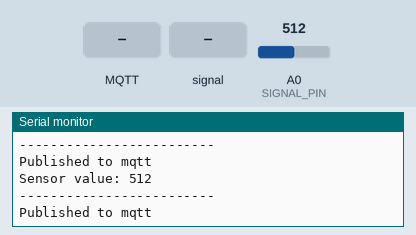
Simulated run of this sketch. Board: ESP8266 (NodeMCU). On the bench: the last lines printed to the serial monitor. The test bench sets the inputs (shaded band); at power-on: A0 (SIGNAL_PIN) = 512. WiFi joins after 1.5 s; servers stay silent unless stated; no MQTT or app messages arrive unless stated.

Above: at 2.7 s.
2.8 s: MQTT message "1" arrives on the first subscribed topic
At 4.0 s:
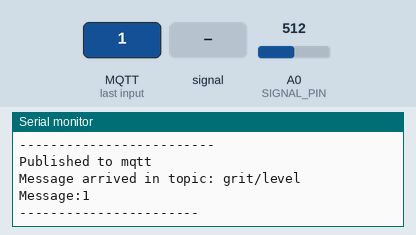
5.0 s: MQTT message "on" arrives on the first subscribed topic
At 6.4 s:
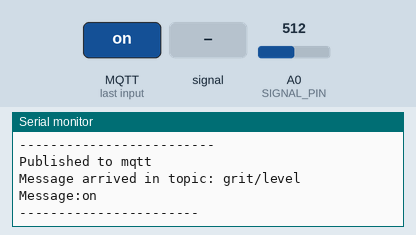
7.1 s: MQTT message "off" arrives on the first subscribed topic
At 8.5 s:
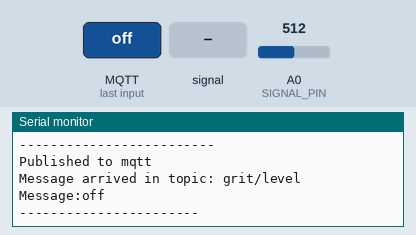
9.1 s: A0 (SIGNAL_PIN) fed a 200 Hz sine of ±81 counts around its level
10.6 s: A0 (SIGNAL_PIN) set to 716
At 11.5 s:
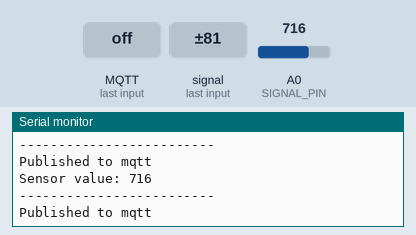
12.1 s: A0 (SIGNAL_PIN) fed a 1000 Hz sine of ±255 counts around its level
Timing chart, 0 to 14.6 s (numbered marks = the images above; inputs shaded):
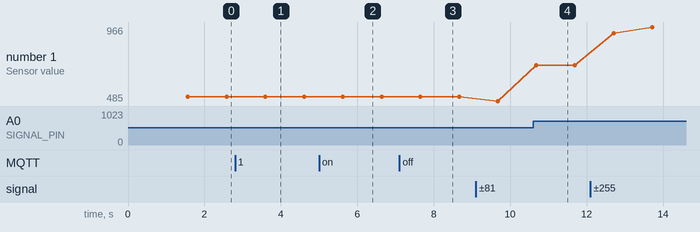

Measured:
- after the input at 2.8 s, the serial monitor: prints a new line after 0.79 s (image 1)
- after the input at 5.0 s, the serial monitor: prints a new line after 0.62 s (image 2)
- after the input at 7.1 s, the serial monitor: prints a new line after 0.55 s (image 3)
- after the input at 10.6 s, the serial monitor: prints a new line after 0.08 s (image 4)
- plotted number 1: 512 → 485 after the input at 9.1 s, 485 → 716 after the input at 10.6 s, 716 → 966 after the input at 12.1 s

The sketch:

waterLevel.ino
```cpp
#include <ESP8266WiFi.h>
#include <PubSubClient.h>
#define SIGNAL_PIN A0

int value = 0; // variable to store the sensor value

// WiFi
const char *ssid = "hydro"; // Enter your WiFi name
const char *password = "hydrohydro";  // Enter WiFi password

// MQTT Broker
const char *mqtt_broker = "broker.emqx.io";
const char *topic = "grit/level";
const char *mqtt_username = "emqx";
const char *mqtt_password = "public";
const int mqtt_port = 1883;
int *level;

WiFiClient espClient;
PubSubClient client(espClient);


void setup() {
  Serial.begin(115200);
  pinMode(SIGNAL_PIN, INPUT);

   WiFi.begin(ssid, password);
    while (WiFi.status() != WL_CONNECTED) {
        delay(500);
        Serial.println("Connecting to WiFi..");
    }
    Serial.println("Connected to the WiFi network");
    //connecting to a mqtt broker
    client.setServer(mqtt_broker, mqtt_port);
    client.setCallback(callback);
    while (!client.connected()) {
        const char *client_id = "esp8266-client-";
        Serial.println("Connecting to public emqx mqtt broker.....");
        if (client.connect(client_id)) {
            Serial.println("Public emqx mqtt broker connected");
        } else {
            Serial.print("failed with state ");
            Serial.print(client.state());
            delay(2000);
        }
    }
    // publish and subscribe
    client.publish(topic, "hello emqx");
    client.subscribe(topic);

}

void callback(char *topic, byte *payload, unsigned int length) {
    Serial.print("Message arrived in topic: ");
    Serial.println(topic);
    Serial.print("Message:");
    String message;
    for (int i = 0; i < length; i++) {
        message = message + (char) payload[i];  // convert *byte to string
    }
    Serial.print(message);

    /*
    if (strcmp(topic,"grit/pump")==0) {
      if (message == "on") {
        digitalWrite(pin1, LOW);
        digitalWrite(testpin, LOW);
      }   // LED on
      if (message == "off") {
        digitalWrite(pin1, HIGH);
        digitalWrite(testpin, HIGH);
      }
    }*/

    Serial.println();
    Serial.println("-----------------------");
}


void loop() {

  delay(10);                      // wait 10 milliseconds
  value = analogRead(SIGNAL_PIN); // read the analog value from sensor

  Serial.print("Sensor value: ");
  Serial.println(value);

  Serial.println("------------------------- ");

      char str[20];
      sprintf(str, "%d",value);


  client.publish(topic, str);
  Serial.println("Published to mqtt");

  client.loop();

  delay(1000);
}
```
